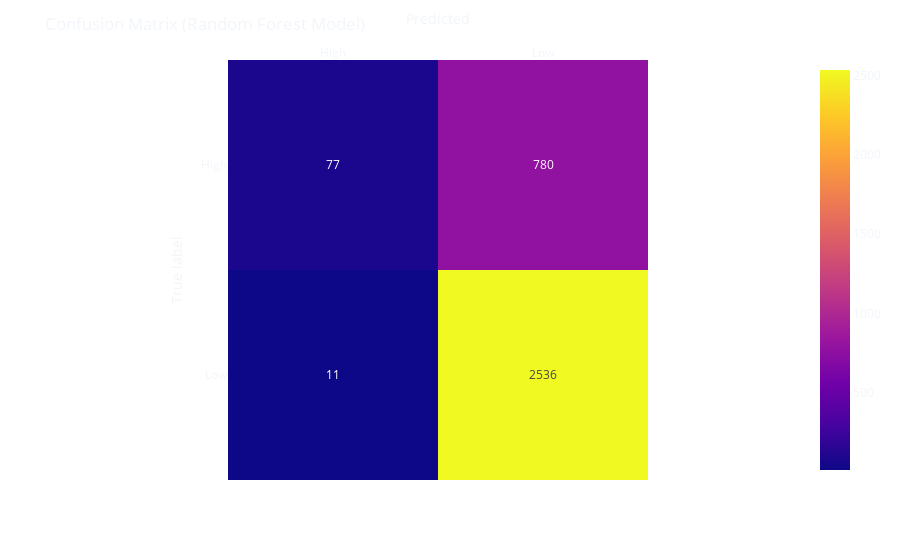

Write notebook code for a chart like this one.
### Markdown cell above
**To create a classifier from scratch, we first need to get rid of the labels (scores and categories) that the original algorithm produced. For better performance purposes, we are also excluding features that have more than $10\%$ of their total bulk as missing values ("`NaN`"). This resulted in a final sample size of $17019$.** 

**In the end, we are left with a dataset containing 12 features + the label. For simplicity, we are merging the "*Low*" and "*Medium*" labels, to turn this classification task into a binary problem. "*High Risk*" samples represent only $25\%$ of our dataset, and these are exactly the cases we want to better distinguish.**

**To deal with the classification problem, we will create a `RandomForestClassifier` using the `scikit-learn` module.**

### Code cell
from sklearn.preprocessing import StandardScaler, OneHotEncoder
from sklearn.model_selection import train_test_split
from sklearn.compose import make_column_transformer
from sklearn.pipeline import make_pipeline
from sklearn.metrics import confusion_matrix

seed = 42

X, y = df[df.columns.values.tolist()[0:12]], df[df.columns.values.tolist()[-1]]
X_train, X_test, y_train, y_test = train_test_split(
    X,
    y,
    test_size=0.2,
    random_state=seed
)

preprocess = make_column_transformer(
    (StandardScaler(), ['juv_fel_count', 'juv_misd_count', 'juv_other_count', 'priors_count', 'days_b_screening_arrest', 'c_days_from_compas']),
    (OneHotEncoder(), ['sex', 'age_cat', 'race', 'c_charge_degree', 'is_recid', 'is_violent_recid']))

from sklearn.ensemble import RandomForestClassifier

model_rf = make_pipeline(
    preprocess,
    RandomForestClassifier(max_depth=3, n_estimators=500))
model_rf.fit(X_train, y_train.values.ravel())
score = model_rf.score(X_test, y_test.values.ravel())
print(f'Accuracy (Random Forest): ' + '{:.2f}'.format(score * 100) + ' %')

preds = model_rf.predict(X_test)
matrix = confusion_matrix(y_test.values.ravel(), preds)

import plotly.express as px
fig = px.imshow(matrix,
                labels=dict(x="Predicted", y="True label"),
                x=['High', 'Low'],
                y=['High', 'Low'],
                text_auto=True
                )
fig.update_xaxes(side='top')
fig.update_layout(template='plotly_dark',
                  title='Confusion Matrix (Random Forest Model)',
                  coloraxis_showscale=False,
                  paper_bgcolor='rgba(0, 0, 0, 0)',
                  plot_bgcolor='rgba(0, 0, 0, 0)')
fig.show()

### Figure 1 — Plotly figure (JSON) as saved in the notebook; plotly's stock layout.template omitted (floating-point values rounded to 4 significant figures)
{"data": [{"coloraxis": "coloraxis", "hovertemplate": "Predicted: %{x}<br>True label: %{y}<br>color: %{z}<extra></extra>", "name": "0", "texttemplate": "%{z}", "type": "heatmap", "x": ["High", "Low"], "xaxis": "x", "y": ["High", "Low"], "yaxis": "y", "z": [[77, 780], [11, 2536]]}], "layout": {"coloraxis": {"colorscale": [[0, "#0d0887"], [0.1111, "#46039f"], [0.2222, "#7201a8"], [0.3333, "#9c179e"], [0.4444, "#bd3786"], [0.5556, "#d8576b"], [0.6667, "#ed7953"], [0.7778, "#fb9f3a"], [0.8889, "#fdca26"], [1, "#f0f921"]]}, "margin": {"t": 60}, "paper_bgcolor": "rgba(0, 0, 0, 0)", "plot_bgcolor": "rgba(0, 0, 0, 0)", "title": {"text": "Confusion Matrix (Random Forest Model)"}, "xaxis": {"anchor": "y", "constrain": "domain", "domain": [0, 1], "scaleanchor": "y", "side": "top", "title": {"text": "Predicted"}}, "yaxis": {"anchor": "x", "autorange": "reversed", "constrain": "domain", "domain": [0, 1], "title": {"text": "True label"}}}}
